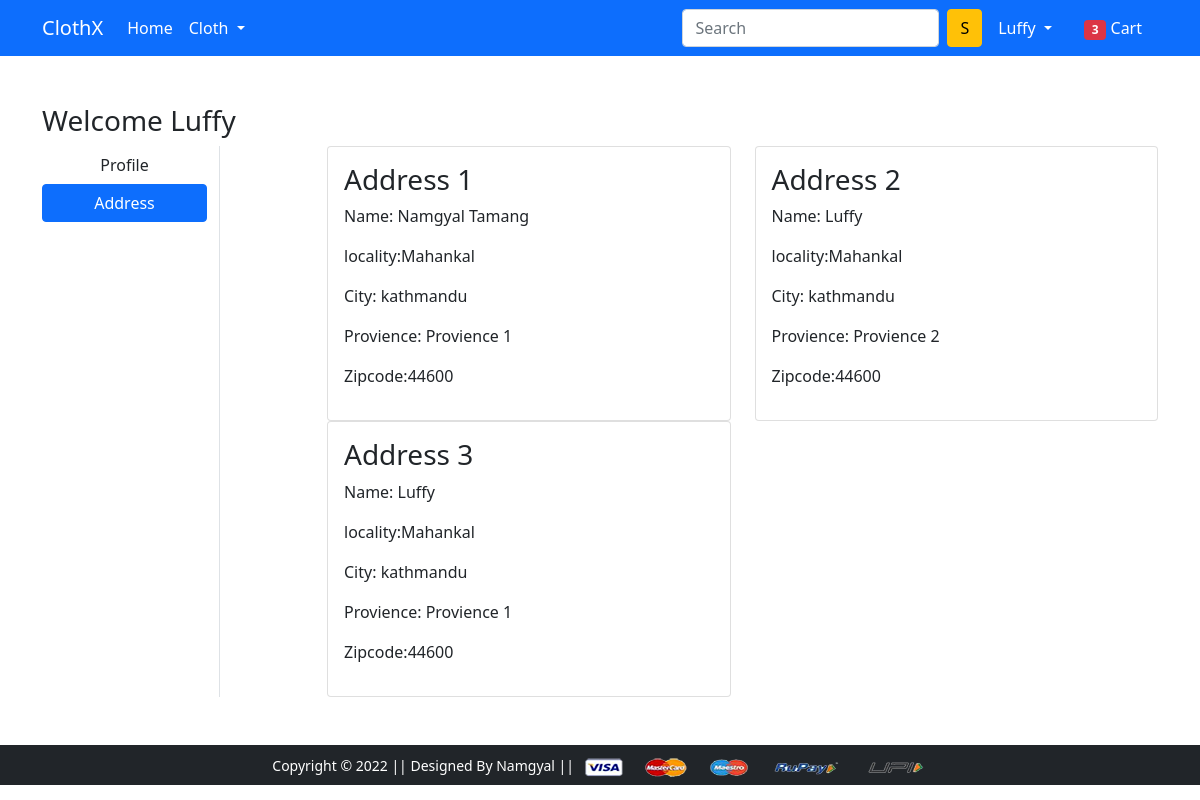
/address/ (signed in), run on the app's committed database.
### app/models.py (models this page shows)
class Customer(models.Model):
    user = models.ForeignKey(User,on_delete=models.CASCADE)
    name = models.CharField(max_length=200)
    locality = models.CharField(max_length=200)
    city = models.CharField(max_length=50)
    zipcode = models.IntegerField()
    provience = models.CharField(choices=Provience_choice,max_length=50)

### app/views.py (the view)
# urls.py: path('address/', views.address, name='address'),
@login_required
def address(request):
    add = Customer.objects.filter(user=request.user)
    totalitem =0
    if request.user.is_authenticated:
            totalitem = len(Cart.objects.filter(user=request.user))
    return render(request, 'app/address.html',{'add':add,'active':'btn-primary','totalitem':totalitem})

### app/templates/app/address.html (shortened to what this page needs)
{% extends 'app/base.html' %}
{% load static %}
{% block main-content %}
<div class="container my-5">
 <div class="row">
 <h3>Welcome {{request.user|capfirst}}</h3>
  <div class="col-sm-2 border-end">
   <ul class="list-unstyled">
    <li class="d-grid"><a href="{% url 'profile' %}" class="btn ">Profile</a></li>
    <li class="d-grid"><a href="{% url 'address' %}" class="btn {{active}}">Address</a></li>
   </ul>
  </div>
  <div class="col-sm-9 offset-sm-1">
   <div class="row">
    {%for ad in add %}
    <div class="col-sm-6">
     <div class="card">
      <div class="card-body">
       <h3>Address {{forloop.counter}}</h3>
       <p>Name: {{ad.name}}</p>
       <p>locality:{{ad.locality}} </p>
       <p>City: {{ad.city}}</p>
       <p>Provience: {{ad.provience}}</p>
       <P>Zipcode:{{ad.zipcode}}</P>
      </div>
     </div>
    </div>
    {%endfor%}
   </div>
  </div>
 </div>
</div>
{% endblock main-content %}

### app/templates/app/base.html (shortened to what this page needs)
<!doctype html>
{% load static %}
<html lang="en">
  <head>
    <link href="https://cdn.jsdelivr.net/npm/bootstrap@5.0.0-beta1/dist/css/bootstrap.min.css" rel="stylesheet">
    <link rel="stylesheet" href="{% static 'app/css/owl.carousel.min.css' %}">
    <link rel="stylesheet" href="{% static 'app/css/all.min.css' %}">
    <link rel="stylesheet" href="{% static 'app/css/style.css' %}">
  </head>
  <body>
    <nav class="navbar navbar-expand-lg navbar-dark bg-primary">
     <div class="container">
       <a class="navbar-brand" href="/">ClothX</a>
       <div class="collapse navbar-collapse" id="navbarSupportedContent">
         <ul class="navbar-nav me-auto mb-2 mb-lg-0">
           <li class="nav-item">
             <a class="nav-link active" aria-current="page" href="/">Home</a>
           </li>
           <li class="nav-item dropdown">
             <a class="nav-link dropdown-toggle text-white" href="#" id="fashionDropdown" role="button" data-bs-toggle="dropdown" aria-expanded="false">
               Cloth
             </a>
           </li>
         </ul>
         <form class="d-flex">
           <input class="form-control me-2" type="search" placeholder="Search" aria-label="Search">
           <button class="btn btn-warning" type="submit">S</button>
         </form>
         <div>
          <ul class="navbar-nav me-auto mb-2 mb-lg-0">
            {% if request.user.is_authenticated %}
           <li class="nav-item dropdown mx-2">
              <a class="nav-link dropdown-toggle text-white" href="#" id="profileDropdown" role="button" data-bs-toggle="dropdown" aria-expanded="false">
                {{request.user|capfirst}}
              </a>
            </li>
            <li class="nav-item mx-2">
             <a href="{% url 'showcart' %}" class="nav-link text-white"><span class="badge bg-danger">{{totalitem}}</span> Cart </a>
            </li>
            {%endif%}
          </ul>
         </div>
       </div>
     </div>
    </nav>
    {% block main-content %} {% endblock main-content %}
    <footer class="container-fluid bg-dark text-center p-2 mt-5">
        <small class="text-white">Copyright &copy; 2022 || Designed By Namgyal || </small>
        <img src="{% static 'app/images/payment.png' %}" alt="" srcset="" class="img-fluid" height="2px">
    </footer>
  </body>
</html>

### data on the page
Customer: name "Namgyal Tamang", locality "Mahankal", city "kathmandu", provience "Provience 1", zipcode "44600"
Customer: name "Luffy", locality "Mahankal", city "kathmandu", provience "Provience 2", zipcode "44600"
Customer: name "Luffy", locality "Mahankal", city "kathmandu", provience "Provience 1", zipcode "44600"

### other printed values
{{ request.user|capfirst }} "Luffy"
{{ totalitem }} "3"
